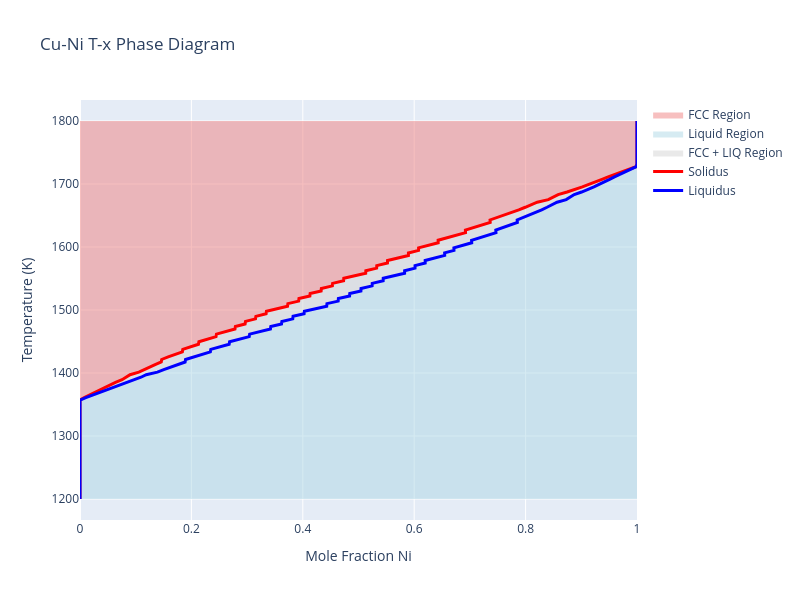

The notebook cell saved with this chart:
### Code cell
fig = go.Figure()

# 1. FCC Region Polygon (from x=0 to x_left)
fig.add_trace(go.Scatter(
    x=np.concatenate([np.zeros_like(x_left), x_left[::-1]]),
    y=np.concatenate([T_vals_np, T_vals_np[::-1]]),
    fill='toself',
    fillcolor='rgba(240, 128, 128, 0.5)', # lightcoral
    line=dict(color='rgba(255,255,255,0)'),
    name='FCC Region'
))

# 2. Liquid Region Polygon (from x_right to x=1.0)
fig.add_trace(go.Scatter(
    x=np.concatenate([x_right, np.ones_like(x_right)]),
    y=np.concatenate([T_vals_np, T_vals_np[::-1]]),
    fill='toself',
    fillcolor='rgba(173, 216, 230, 0.5)', # lightblue
    line=dict(color='rgba(255,255,255,0)'),
    name='Liquid Region'
))

# 3. Two-Phase Region Polygon (between x_left and x_right)
fig.add_trace(go.Scatter(
    x=np.concatenate([x_left, x_right[::-1]]),
    y=np.concatenate([T_vals_np, T_vals_np[::-1]]),
    fill='toself',
    fillcolor='rgba(211, 211, 211, 0.5)', # lightgray
    line=dict(color='rgba(255,255,255,0)'),
    name='FCC + LIQ Region'
))

fig.add_trace(go.Scatter(x=x_left, y=T_vals_np, mode='lines', name='Solidus', line=dict(color='red', width=3)))
fig.add_trace(go.Scatter(x=x_right, y=T_vals_np, mode='lines', name='Liquidus', line=dict(color='blue', width=3)))

fig.update_layout(
    title='Cu-Ni T-x Phase Diagram',
    xaxis_title='Mole Fraction Ni',
    yaxis_title='Temperature (K)',
    width=800,
    height=600
)
fig.show()

### Figure 1 — Plotly figure (JSON) as saved in the notebook; plotly's stock layout.template omitted (floating-point values rounded to 4 significant figures; data arrays with more than 128 entries replaced by an {"elided": "..."} marker saying what was removed)
{"data": [{"fill": "toself", "fillcolor": "rgba(240, 128, 128, 0.5)", "line": {"color": "rgba(255,255,255,0)"}, "name": "FCC Region", "type": "scatter", "x": {"elided": "300 float values"}, "y": {"elided": "300 float values"}}, {"fill": "toself", "fillcolor": "rgba(173, 216, 230, 0.5)", "line": {"color": "rgba(255,255,255,0)"}, "name": "Liquid Region", "type": "scatter", "x": {"elided": "300 float values"}, "y": {"elided": "300 float values"}}, {"fill": "toself", "fillcolor": "rgba(211, 211, 211, 0.5)", "line": {"color": "rgba(255,255,255,0)"}, "name": "FCC + LIQ Region", "type": "scatter", "x": {"elided": "300 float values"}, "y": {"elided": "300 float values"}}, {"line": {"color": "red", "width": 3}, "mode": "lines", "name": "Solidus", "type": "scatter", "x": {"elided": "150 float values"}, "y": {"elided": "150 float values"}}, {"line": {"color": "blue", "width": 3}, "mode": "lines", "name": "Liquidus", "type": "scatter", "x": {"elided": "150 float values"}, "y": {"elided": "150 float values"}}], "layout": {"height": 600, "title": {"text": "Cu-Ni T-x Phase Diagram"}, "width": 800, "xaxis": {"title": {"text": "Mole Fraction Ni"}}, "yaxis": {"title": {"text": "Temperature (K)"}}}}
